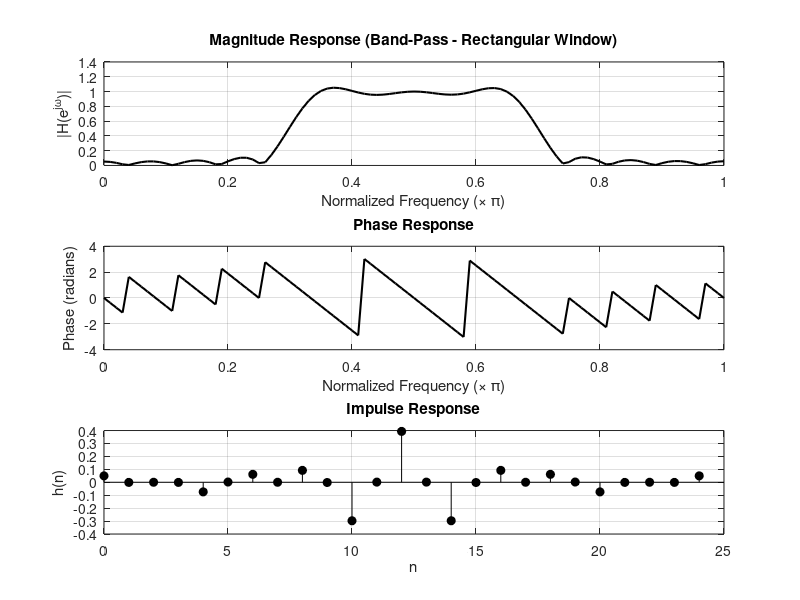

Write the MATLAB code that produced this figure.
clc;
clear;
close all;

% Band-Pass FIR Filter using Rectangular Window
wc1 = 0.3*pi;     % Lower cutoff frequency
wc2 = 0.7*pi;     % Upper cutoff frequency
N = 25;           % Filter length

% Normalized frequencies
Wn = [wc1 wc2]/pi;

% FIR Band-pass filter
b = fir1(N-1, Wn, 'bandpass', rectwin(N));

disp('b = ');
disp(b)

% Frequency response
w = 0:0.01*pi:pi;
h = freqz(b, 1, w);

% ----------- PLOTS ----------------
figure;

% 1. Magnitude Response
subplot(3,1,1);
plot(w/pi, abs(h), 'k', 'LineWidth', 1.5);
xlabel('Normalized Frequency (\times \pi)');
ylabel('|H(e^{j\omega})|');
title('Magnitude Response (Band-Pass - Rectangular Window)');
grid on;

% 2. Phase Response
subplot(3,1,2);
plot(w/pi, angle(h), 'k', 'LineWidth', 1.5);
xlabel('Normalized Frequency (\times \pi)');
ylabel('Phase (radians)');
title('Phase Response');
grid on;

% 3. Impulse Response
subplot(3,1,3);
stem(0:length(b)-1, b, 'k', 'filled');
xlabel('n');
ylabel('h(n)');
title('Impulse Response');
grid on;
